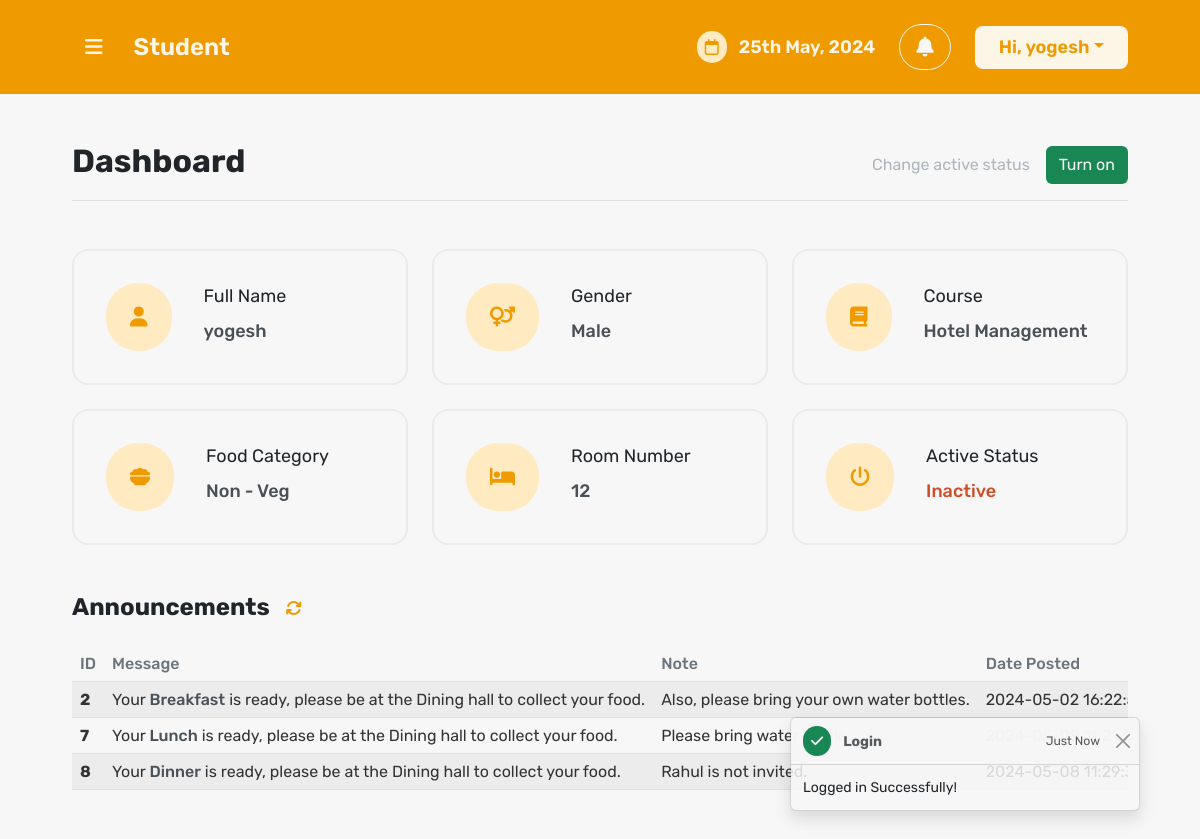
Page /html/student-panel/student-dashboard.php?login=true (signed in) on the committed database.
### tables this page shows
CREATE TABLE `users` (
  `id` int(11) NOT NULL,
  `name` varchar(255) NOT NULL,
  `email` varchar(255) NOT NULL,
  `gender` varchar(10) NOT NULL,
  `course` varchar(100) NOT NULL,
  `password` varchar(255) NOT NULL,
  `phone_number` varchar(15) NOT NULL,
  `dob` date NOT NULL,
  `guardian_name` varchar(255) NOT NULL,
  `guardian_phone_number` varchar(15) NOT NULL,
  `guardian_citizen` varchar(255) NOT NULL,
  `guardian_type` varchar(50) NOT NULL,
  `food_category` varchar(10) NOT NULL,
  `status` varchar(255) NOT NULL,
  `created_at` timestamp NOT NULL DEFAULT current_timestamp(),
  `approved` varchar(10) DEFAULT NULL
);

CREATE TABLE `announcements` (
  `id` int(100) NOT NULL,
  `message` varchar(100) NOT NULL,
  `message_type` varchar(20) NOT NULL,
  `date_posted` datetime NOT NULL DEFAULT current_timestamp()
);

### html/student-panel/student-dashboard.php (the view, shortened to what this page needs)
<?php
$id =  $_SESSION['id'];
if (isset($_GET['login'])) {
  if ($_GET['login'] == 'true') {
echo" <div class=' p-3 position-fixed'  style='z-index: 11; bottom: 5%; right: 5%; '>
        <div id='liveToast' class='toast show hide' role='alert' aria-live='assertive' aria-atomic='true'>
         <div class='toast-header '>
        <i class='fa-solid fa-check me-12 text-white p-8 rounded-5 bg-success'></i>
          <strong class='me-auto'>Login</strong>
          <small>Just Now</small>
          <button type='button' class='btn-close' data-bs-dismiss='toast' aria-label='Close'></button>
        </div>
      <div class='toast-body'>
       Logged in Successfully!
      </div>
    </div>
</div> ";
  }
}
?>
<!DOCTYPE html>
<html lang="en">
<head>
  <link rel="stylesheet" href="../../assets/css/style.css" />
  <link rel="stylesheet" href="https://cdn.jsdelivr.net/npm/swiper@11/swiper-bundle.min.css" />
</head>
<body>
  <header id="header">
    <nav class="navbar navbar-expand-lg navbar-dark bg-primary pb-24 pt-24">
      <div class="container justify-content-between align-items-center">
        <div class="d-flex justify-content-center gap-18 align-items-center">
          <button class="btn text-primary-tint" type="button" data-bs-toggle="offcanvas"
            data-bs-target="#offcanvasExample" aria-controls="offcanvasExample">
            <i class="fa-solid fa-bars font-20"></i>
          </button>
          <h3 class="text-gamma fw-semibold m-0 text-primary-tint">Student</h3>
        </div>
        <div id="navbarNavAltMarkup" class="d-flex gap-24 align-items-center">
          <div class="header-time d-flex gap-12 align-items-center">
            <i class="fa-regular text-primary-tint p-8 bg-primary-tint--1 text-primary rounded-5 fa-calendar"></i>
            <?php
          $date = date("jS F, Y");
          echo "<p class='fw-semibold m-0 text-primary-tint font-18'>$date</p>"
        ?>
          </div>
          <button class="py-12 px-16 btn rounded-5 border border-white text-white">
            <i class="fa-solid fa-bell font-20"></i>
          </button>
          <div class="navbar-nav fw-medium">
            <?php
              include '../../db_connection.php';
              $sql = "SELECT * FROM users WHERE id='$id'";
              $query = mysqli_query($conn, $sql);
              if($query) {
                while($result = mysqli_fetch_assoc($query)) {
                    $name = $result['name'];
                }
                echo "
                <div class='dropdown'>
                <a type='button' data-bs-toggle='dropdown' aria-expanded='false' class='nav-link dropdown-toggle btn-5 px-24 rounded-3'>Hi, $name</a>
                <ul class='dropdown-menu rounded-3'>
                  <li class='d-flex gap-8 align-items-center justify-content-center'><i class='fa-solid text-primary fa-power-off'></i> <a class='logout-link text-gray-600 text-decoration-none' href='../../index.php'>Logout</a></li>
                </ul>
                </div>
                ";
            }
            ?>
          </div>
        </div>
      </div>
    </nav>
  </header>
  <main>
    <section class="dashboard">
      <div class="container">
        <div class="dashboard-content">
          <div
            class="dashboard-header border-bottom border-text-gray-600 border-1 pb-12 d-flex justify-content-between align-items-center">
            <h2 class="text-beta-1">Dashboard</h2>
            <div class="active-status d-flex align-items-center justify-content-center gap-16">
              <p class='m-0 text-gray-500'>Change active status</p>
              <?php
              $sql = "SELECT status FROM users where id='$id';";
              $query = mysqli_query($conn, $sql);
              $result = mysqli_fetch_assoc($query);
              $status = $result['status'];
              if($status == "Active") {
                echo "<button onclick='turnOff($id)' class='btn bg-danger text-white'>Turn off</button>";
              } else {
                echo "<button onclick='turnOn($id)' class='btn bg-success text-white'>Turn on</button>";
              }
              ?>
            </div>
          </div>
          <div class="dashboard-blocks py-48">
            <div class="row gy-24">
              <div class="col-md-4 col-sm-12">
                <div class="dashboard-body-block d-flex gap-32 border-gray-200 border border-2 rounded-4 p-32">
                  <div class="dashboard-body-block-icon">
                    <i class="fa-solid fa-user bg-primary-tint--1 text-primary font-20 p-24 rounded-5"></i>
                  </div>
                  <div class="dashboard-body-block-texts d-flex flex-column">
                    <p class="font-18 m-0 mb-8">Full Name</p>
                    <?php
                        $sql = "SELECT name FROM users where id='$id';";
                        $query = mysqli_query($conn, $sql);
                        $result = mysqli_fetch_assoc($query);
                        $name = $result['name'];
                          echo "<span class='font-18 fw-medium text-gray-700'>$name</span>";
?>
                  </div>
                </div>
              </div>
              <div class="col-md-4 col-sm-12">
                <div class="dashboard-body-block d-flex gap-32 border-gray-200 border border-2 rounded-4 p-32">
                  <div class="dashboard-body-block-icon">
                    <i class="fa-solid fa-venus-mars bg-primary-tint--1 text-primary font-20 p-24 rounded-5"></i>
                  </div>
                  <div class="dashboard-body-block-texts d-flex flex-column">
                    <p class="font-18 m-0 mb-8">Gender</p>
                    <?php
                        $sql = "SELECT gender FROM users where id='$id';";
                        $query = mysqli_query($conn, $sql);
                        $result = mysqli_fetch_assoc($query);
                        $name = $result['gender'];
                          echo "<span class='font-18 fw-medium text-gray-700'>$name</span>";
?>
                  </div>
                </div>
              </div>
              <div class="col-md-4 col-sm-12">
                <div class="dashboard-body-block d-flex gap-32 border-gray-200 border border-2 rounded-4 p-32">
                  <div class="dashboard-body-block-icon">
                    <i class="fa-solid fa-book bg-primary-tint--1 text-primary font-20 p-24 rounded-5"></i>
                  </div>
                  <div class="dashboard-body-block-texts d-flex flex-column">
                    <p class="font-18 m-0 mb-8">Course</p>
                    <?php
                        $sql = "SELECT course FROM users where id='$id';";
                        $query = mysqli_query($conn, $sql);
                        $result = mysqli_fetch_assoc($query);
                        $name = $result['course'];
                        echo "<span class='font-18 fw-medium text-gray-700'>$name</span>";
?>
                  </div>
                </div>
              </div>
              <div class="col-md-4 col-sm-12">
                <div class="dashboard-body-block d-flex gap-32 border-gray-200 border border-2 rounded-4 p-32">
                  <div class="dashboard-body-block-icon">
                    <i class="fa-solid fa-bowl-food bg-primary-tint--1 text-primary font-20 p-24 rounded-5"></i>
                  </div>
                  <div class="dashboard-body-block-texts d-flex flex-column">
                    <p class="font-18 m-0 mb-8">Food Category</p>
                    <?php
                        $sql = "SELECT food_category FROM users where id='$id';";
                        $query = mysqli_query($conn, $sql);
                        $result = mysqli_fetch_assoc($query);
                        $name = $result['food_category'];
                          echo "<span class='font-18 fw-medium text-gray-700'>$name</span>";
?>
                  </div>
                </div>
              </div>
              <div class="col-md-4 col-sm-12">
                <div class="dashboard-body-block d-flex gap-32 border-gray-200 border border-2 rounded-4 p-32">
                  <div class="dashboard-body-block-icon">
                    <i class="fa-solid fa-bed bg-primary-tint--1 text-primary font-20 p-24 rounded-5"></i>
                  </div>
                  <div class="dashboard-body-block-texts d-flex flex-column">
                    <p class="font-18 m-0 mb-8">Room Number</p>
                    <span class="fw-medium font-18 text-gray-700">12</span>
                  </div>
                </div>
              </div>
              <div class="col-md-4 col-sm-12">
                <div class="dashboard-body-block d-flex gap-32 border-gray-200 border border-2 rounded-4 p-32">
                  <div class="dashboard-body-block-icon">
                    <i class="fa-solid fa-power-off bg-primary-tint--1 text-primary font-20 p-24 rounded-5"></i>
                  </div>
                  <div class="dashboard-body-block-texts d-flex flex-column">
                    <p class="font-18 m-0 mb-8">Active Status</p>
                    <?php
                        $sql = "SELECT status FROM users where id='$id';";
                        $query = mysqli_query($conn, $sql);
                        $result = mysqli_fetch_assoc($query);
                        $status = $result['status'];
                        echo  $status == "Active" ? "<span class='fw-medium font-18 text-success'>Active</span>" :  ($status == "Inactive" ? "<span class='fw-medium font-18 text-danger'>Inactive</span>" : "<span class='fw-medium font-18 text-primary'>Pending</span>");
?>
                  </div>
                </div>
              </div>
            </div>
          </div>
          <div class="dashboard-student-list" id="hostelerList">
            <div class="dashboard-student-list-header mb-24 d-flex align-items-center gap-16">
              <h3 class="text-gamma mb-0">Announcements</h3>
              <button onclick="reloadPage()" class="refresh-icon border-0 bg-white text-primary">
                <i class="fa-solid fa-refresh me-12"></i>
              </button>
            </div>
            <div class="dashboard-student-list-body" style="overflow-x: auto">
              <table class="table table-striped text-nowrap">
                <thead>
                  <tr class="text-nowrap">
                    <th class="text-gray-600 fw-medium" scope="col">ID</th>
                    <th class="text-gray-600 fw-medium" scope="col">Message</th>
                    <th class="text-gray-600 fw-medium" scope="col">Note</th>
                    <th class="text-gray-600 fw-medium" scope="col">Date Posted</th>
                  </tr>
                </thead>
                <tbody>
                  <?php
                        $sql = "SELECT * FROM announcements";
                        $query = mysqli_query($conn, $sql);
                        while($result = mysqli_fetch_assoc($query)) {
                        $custom_msg = "Your <span class='text-gray-700 fw-medium'>".$result['message_type']."</span> is ready, please be at the Dining hall to collect your food.";
                          echo "<tr>
                          <th scope='row'>".$result['id']."</th>
                          <td>".$custom_msg."</td>
                          <td>".$result['message']."</td>
                          <td>".$result['date_posted']."</td>
                        </tr>
                        ";
                        }
                        ?>
                </tbody>
              </table>
            </div>
          </div>
        </div>
      </div>
    </section>
  </main>
</body>
</html>

### rows in the picture
users: name "yogesh", gender "Male", course "Hotel Management", food_category "Non - Veg"
announcements: id "2", message_type "Breakfast", message "Also, please bring your own water bottles.", date_posted "2024-05-02…"
announcements: id "7", message_type "Lunch", message "Please bring water bottle", date_posted "2024-05-08…"
announcements: id "8", message_type "Dinner", message "Rahul is not invited.", date_posted "2024-05-08…"
